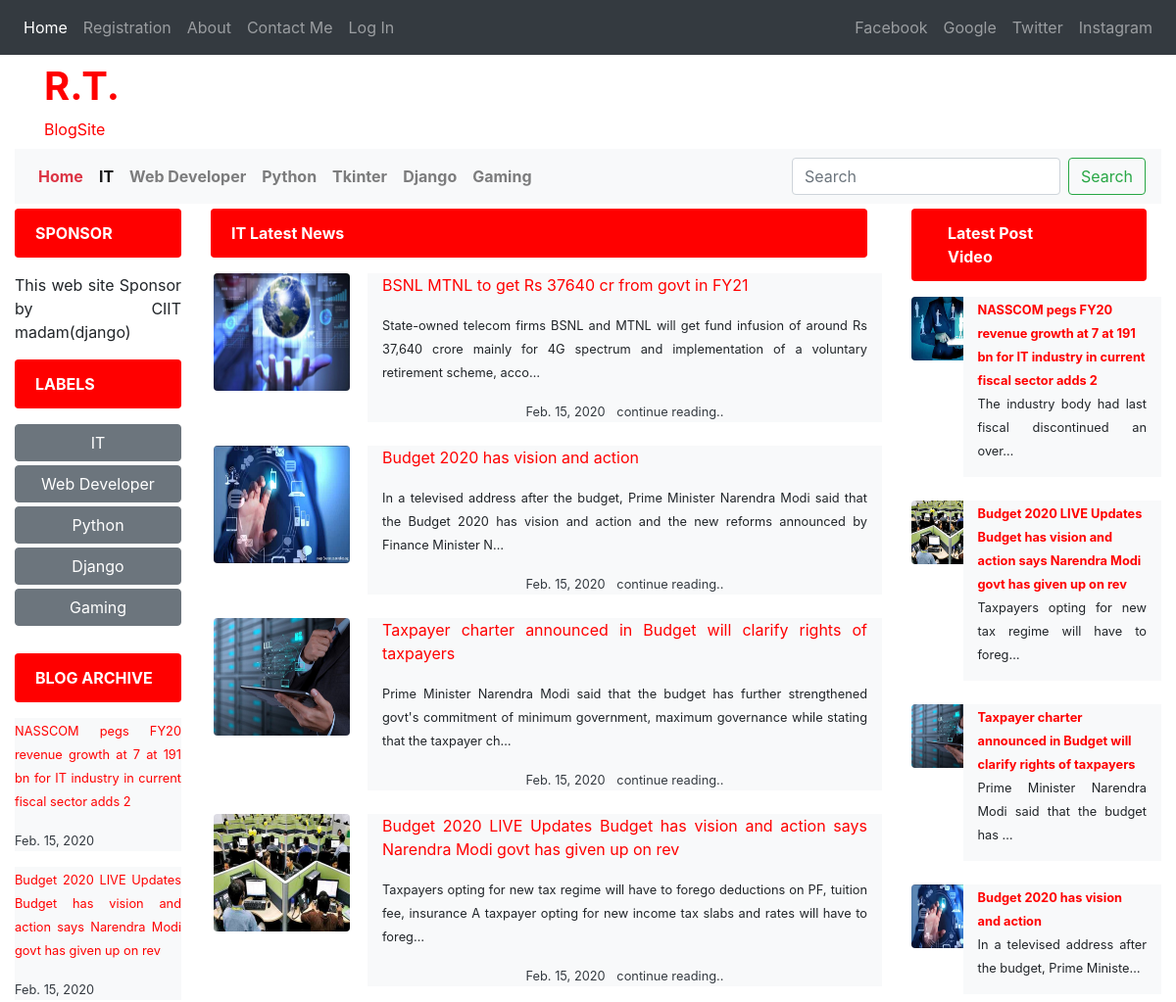
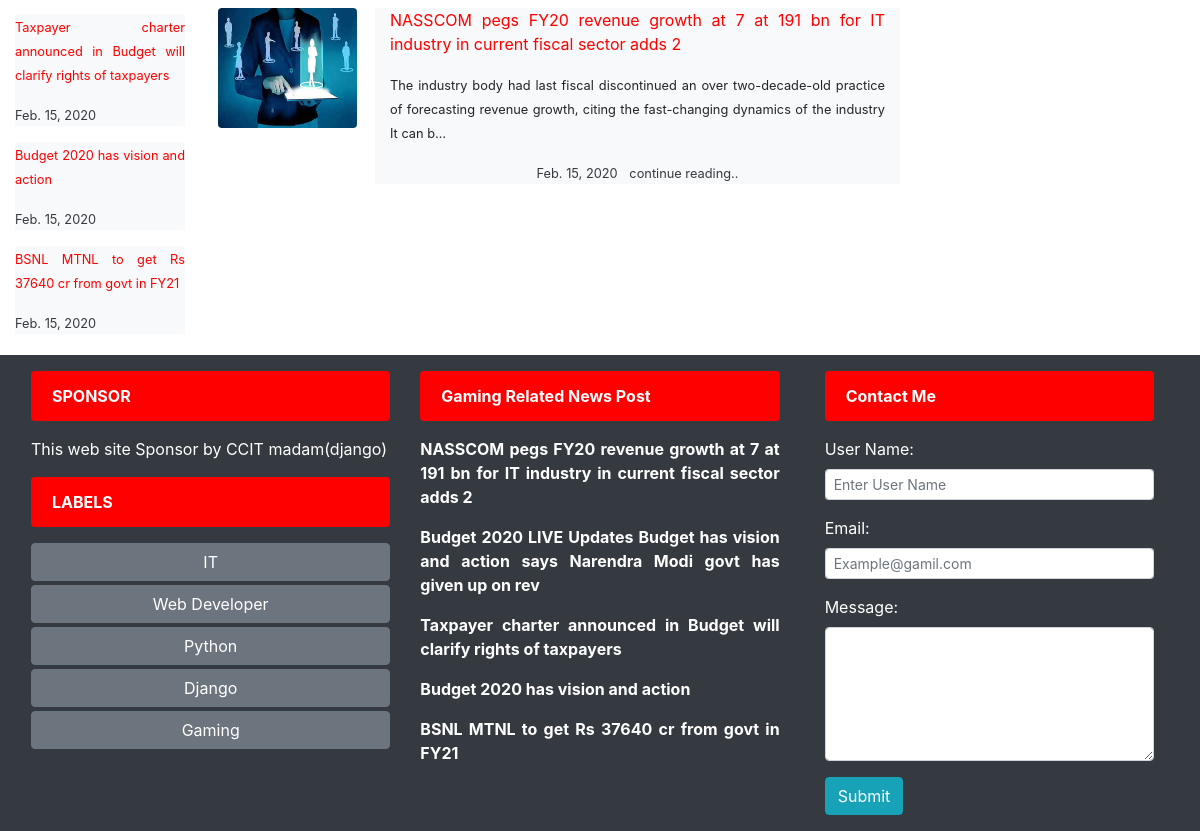
The page /page/it on the database its author committed (2 pictures, top to bottom).
### post/models.py (models this page shows, shortened)
class News(models.Model):
    news_id = models.AutoField(primary_key=True)
    title = models.CharField(max_length=100)
    heading0 = models.CharField(max_length=140)
    post0 = models.TextField()
    heading1 = models.CharField(max_length=140)
    post1 = models.TextField()
    pub_date = models.DateField()
    file_name = models.FileField(upload_to='image',default=0)
    def get_absolute_url(self):
     return f"/{self.title.replace(' ', '-')}/"

### post/views.py (the view)
# urls.py: path('page/it', views.it, name='it'),
def it(request):
    news2 = News.objects.all().filter(heading0='it')
    it1 = News.objects.filter(heading0='it').order_by('-news_id')
    return render(request, 'page/it.html', {'it1': it1 ,
                                            'news2':news2})

### post/templates/page/it.html (shortened to what this page needs)
{% extends 'linkfile.html' %}
{% block page/itactive %} active {% endblock page/itactive %}
{% block body %}
<div class="col-sm-7">
    <div class="row">
        <div class="col-sm-12">
            <div class="alert colour_banner">
                <strong>IT Latest News</strong>
            </div>
            {% for k in it1|slice:5 %}
            <div class=" text-center">
                <div class="row">
                    <div class="col-sm-3">
                        <img src="{{k.file_name.url}}" class="rounded" height="120" width="139" alt="Avatar">
                    </div>
                    <div class="col-sm-9 bg-light ">
                        <a href="{{k.get_absolute_url}}"> <p>{{k.title}}</p></a>
                        <p><small>{{k.post0|truncatechars:170}}</small></p>
                        <span class="text-dark"><small>{{k.pub_date}}&nbsp;&nbsp;</small></span>
                        <a href="{{k.get_absolute_url}}">
                        <span class="text-dark"><small>continue reading..</small></span>
                        </a>
                    </div>
                </div><br>
            </div>
            {% endfor %}
        </div>
    </div>
</div>
{% endblock %}

### post/templates/linkfile.html (shortened to what this page needs)
{% load static %}
<!doctype html>
<html lang="en">
<head>
    <link rel="stylesheet" href="{% static 'css/bootstrap.min.css'%}">
</head>
<body>
<header>
    <nav class="navbar navbar-expand-lg navbar-dark bg-dark">
        <div class="collapse navbar-collapse " id="navbarSupportedContent">
            <ul class="navbar-nav mr-auto">
                <li class="nav-item active">
                    <a class="nav-link" href="{% url 'home' %}" >Home</a>
                </li>
                <li class="nav-item ">
                    <a class="nav-link" href="{% url 'contact'%}">Registration</a>
                 </li>
                <li class="nav-item ">
                <a class="nav-link" href="{% url 'about'%}">About</a>
                </li>
                <li class="nav-item ">
                    <a class="nav-link" href="#contact_me">Contact Me</a>
                </li>
                {% if user.is_authenticated %}
                {% csrf_token %}
                <li class="nav-item ">
                    <a class="nav-link" href="{% url 'logout'%}">Log Out</a>
                </li>
                <li class="nav-item ">
                    <a class="nav-link" href="#">welcome {{request.user}}</a>
                </li>
                {% else %}
                <li class="nav-item ">
                    <a class="nav-link" href="{% url 'login'%}">Log In</a>
                </li>
                {% endif %}
            </ul>
        </div>
        <div class="collapse navbar-collapse" id="navbar-right">
            <ul class="navbar-nav ml-auto">
                <li class="nav-item">
                    <a href="#" class="nav-link">Facebook</a>
                </li>
                <li class="nav-item">
                    <a href="#" class="nav-link">Google</a>
                </li>
                <li class="nav-item">
                    <a href="#" class="nav-link">Twitter</a>
                </li>
                <li class="nav-item">
                    <a href="#" class="nav-link">Instagram</a>
                </li>
            </ul>
        </div>
    </nav>
</header>
<div class="container my-2" style="color:red;">
    <h1 ><strong>R.T. </strong></h1>BlogSite
</div>
<div class="container-fluid">
    <nav class="navbar navbar-expand-md navbar-light  bg-light">
        <div class="collapse navbar-collapse" id="navbarSupported">
            <ul class="navbar-nav mr-auto">
                <li class="nav-item">
                    <a class="nav-link text-danger " href="/"><strong>Home</strong></a>
                </li>
                <li class="nav-item {% block page/itactive %} {% endblock page/itactive %} ">
                    <a class="nav-link" href="/page/it"><strong>IT </strong></a>
                </li>
                <li class="nav-item {% block page/webdevloperactive %} {% endblock page/webdevloperactive %}">
                    <a class="nav-link" href="/page/webdevloper"><strong>Web Developer</strong></a>
                </li>
                <li class="nav-item {% block page/pythonactive %} {% endblock page/pythonactive %}">
                    <a class="nav-link" href="/page/python"><strong>Python</strong></a>
                </li>
                <li class="nav-item {% block page/tkinteractive %} {% endblock page/tkinteractive %}">
                    <a class="nav-link" href="/page/tkinter"><strong>Tkinter</strong></a>
                </li>
                <li class="nav-item {% block page/djangoactive %} {% endblock page/djangoactive %}">
                    <a class="nav-link" href="/page/django"><strong>Django</strong></a>
                </li>
                <li class="nav-item {% block page/gamingactive %} {% endblock page/gamingactive %}">
                    <a class="nav-link" href="/page/gaming"><strong>Gaming</strong></a>
                </li>
            </ul>
            <form method="get" action="/search" class="form-inline my-2 my-lg-0">
                <input class="form-control mr-sm-2" name="query" id="query" type="search" placeholder="Search" aria-label="Search">
                <button class="btn btn-outline-success my-2 my-sm-0" type="submit">Search</button>
            </form>
        </div>
    </nav>
</div>
<div class="container-fluid" style="margin-top:5px">
    <div class="row">
        <div class="col-sm-2">
            <div class=" alert  colour_banner">
                <strong>SPONSOR</strong>
            </div>
            <p>This web site Sponsor by CIIT madam(django)</p>
            <div  class="alert  colour_banner">
                <strong>LABELS</strong>
            </div>
            <a href="/page/it"><div type="button" class="btn btn-secondary btn-block my-1 btn-md">IT</div></a>
            <a href="/page/webdevloper"><div type="button" class="btn btn-secondary my-1 btn-block btn-md">Web Developer</div></a>
            <a href="/page/python"><div type="button" class="btn btn-secondary my-1 btn-block btn-md">Python</div></a>
            <a href="/page/django"> <div type="button" class="btn btn-secondary my-1 btn-block btn-md">Django</div></a>
            <a href="/page/gaming"> <div type="button" class="btn btn-secondary my-1 btn-block btn-md">Gaming</div></a><br>
            <div class="alert  colour_banner">
                <strong>BLOG ARCHIVE</strong>
            </div>
            {% for post in news2|slice:8 %}
            <div class="bg-light text-dark">
            <a href="{{k.get_absolute_url}}"><p><small>{{post.title}}</small></p></a>
            <p><small>{{post.pub_date}}</small></p>
            </div>
            {% endfor %}
        </div>
{% block body %} {% endblock %}
        <div class="col-sm-3">
            <div class="raw">
                <div class="col-sm-12">
                    <div class="alert colour_banner">
                        <a href="#"><span class="text-white p-3"><strong> Latest Post</strong></span></a>
                        <a href="#"><span class="text-white p-3"><strong> Video</strong></span></a>
                    </div>
                    {% for k in news2|slice:4 %}
                        <div class="row">
                            <div class="col-sm-3">
                                <div class="well">
                                    <img src="{{k.file_name.url}}" class="rounded" height="65" width="75" alt="Avatar">
                                </div>
                            </div>
                            <div class="col-sm-9 bg-light ">
                                <a href="{{k.get_absolute_url}}"><small><b>{{k.title}}</b></small></a>
                                <p><small>{{k.post0|truncatechars:55}}</small></p>
                            </div>
                        </div><br>
                    {% endfor %}
                </div>
            </div>
        </div>
    </div>
</div>
<footer class="container-fluid bg-dark text-white">
    <div class="container-fluid p-3" style="margin-top:5px">
        <div class="row">
            <div class="col-sm-4">
                <div class=" alert  colour_banner">
                    <strong>SPONSOR</strong>
                </div>
                <p>This web site Sponsor by CCIT madam(django)</p>
                <div  class="alert  colour_banner">
                    <strong>LABELS</strong>
                </div>
                <a href="/page/it"><div type="button" class="btn btn-secondary btn-block my-1 btn-md">IT</div></a>
                <a href="/page/webdevloper"><div type="button" class="btn btn-secondary my-1 btn-block btn-md">Web Developer</div></a>
                <a href="/page/python"><div type="button" class="btn btn-secondary my-1 btn-block btn-md">Python</div></a>
                <a href="/page/django"> <div type="button" class="btn btn-secondary my-1 btn-block btn-md">Django</div></a>
                <a href="/page/gaming"> <div type="button" class="btn btn-secondary my-1 btn-block btn-md">Gaming</div></a><br>
            </div>
            <div class="col-sm-4">
                <div class="row">
                    <div class="col-sm-12 ">
                        <div class="alert colour_banner">
                            <strong>Gaming Related News Post</strong>
                        </div>
                        {% for k in news2|slice:10 %}
                        <a href="{{k.get_absolute_url}}">
                            <strong><p class="text-white">{{k.title}} </p></strong>
                        </a>
                        {% endfor %}
                    </div>
                </div>
            </div>
            <div class="col-sm-4">
                <div class="raw">
                    <div class="col-sm-12">
                        <div  id="contact_me"  class="alert colour_banner">
                            <strong> Contact Me</strong>
                        </div>
                        <form  method="POST">
                            <div class="form-group ">
                                <label for="username">User Name:</label>
                                <input type="text" class="form-control form-control-sm" id="username"
                                       placeholder="Enter User Name" name="username" required>
                            </div>
                            <div class="form-group ">
                                <label for="uemail">Email:</label>
                                <input type="email" class="form-control form-control-sm" id="uemail"
                                       placeholder="Example@gamil.com" name="uemail" required>
                            </div>
                            <div class="form-group">
                                <label for="umessage">Message:</label>
                                <textarea name="umessage" id="umessage" class="form-control" rows='5' ></textarea>
                            </div>
                            <button type="submit" class="btn btn-info">Submit</button>
                        </form>
                    </div>
                </div>
            </div>
        </div>
    </div>
</footer>
</body>
</html>

### post/templates/linkfile.html (style rules this page uses)
a { text-decoration: none; color:red; }
p { text-align: justify; }
a:link { text-decoration: none; }
.colour_banner { color:white; background-color:red; }

### rows shown on the page
News: title "NASSCOM pegs FY20 revenue growth at 7 at 191 bn for IT industry in current fiscal sector adds 2", pub_date "Feb. 15, 2020", file_name (picture), post0 "The industry body had last fiscal discontinued an over two-decade-old practice of forecasting revenue growth, citing the fast-changing dynamics of the industry It can b…", post0 "The industry body had last fiscal discontinued an over…"
News: title "Budget 2020 LIVE Updates Budget has vision and action says Narendra Modi govt has given up on rev", pub_date "Feb. 15, 2020", file_name (picture), post0 "Taxpayers opting for new tax regime will have to forego deductions on PF, tuition fee, insurance A taxpayer opting for new income tax slabs and rates will have to foreg…", post0 "Taxpayers opting for new tax regime will have to foreg…"
News: title "Taxpayer charter announced in Budget will clarify rights of taxpayers", pub_date "Feb. 15, 2020", file_name (picture), post0 "Prime Minister Narendra Modi said that the budget has further strengthened govt's commitment of minimum government, maximum governance while stating that the taxpayer ch…", post0 "Prime Minister Narendra Modi said that the budget has …"
News: title "Budget 2020 has vision and action", pub_date "Feb. 15, 2020", file_name (picture), post0 "In a televised address after the budget, Prime Minister Narendra Modi said that the Budget 2020 has vision and action and the new reforms announced by Finance Minister N…", post0 "In a televised address after the budget, Prime Ministe…"
News: title "BSNL MTNL to get Rs 37640 cr from govt in FY21", pub_date "Feb. 15, 2020", file_name (picture), post0 "State-owned telecom firms BSNL and MTNL will get fund infusion of around Rs 37,640 crore mainly for 4G spectrum and implementation of a voluntary retirement scheme, acco…"
